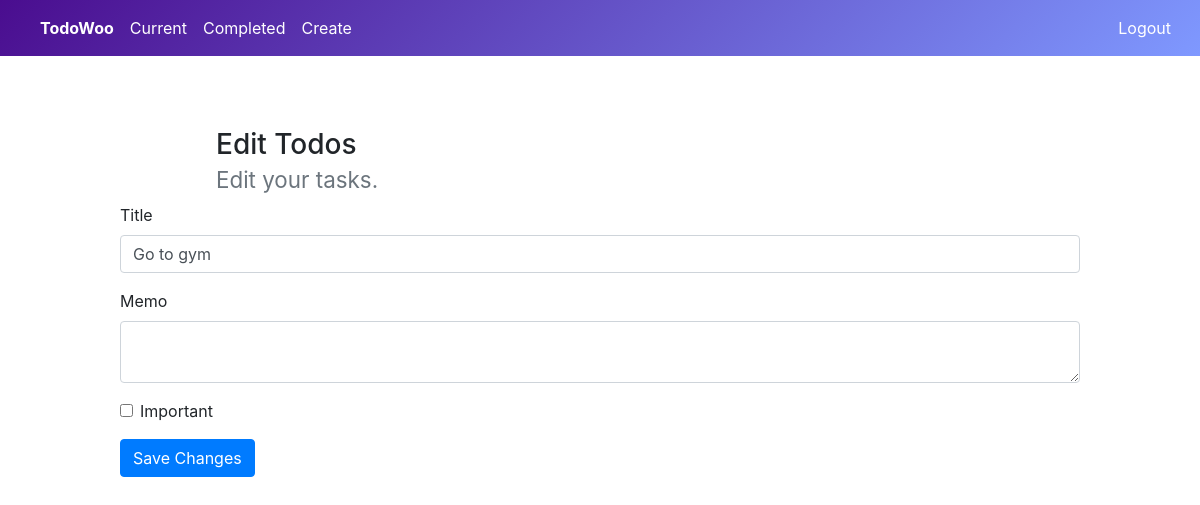
The page /todo/8 (signed in) on the database as committed earlier.
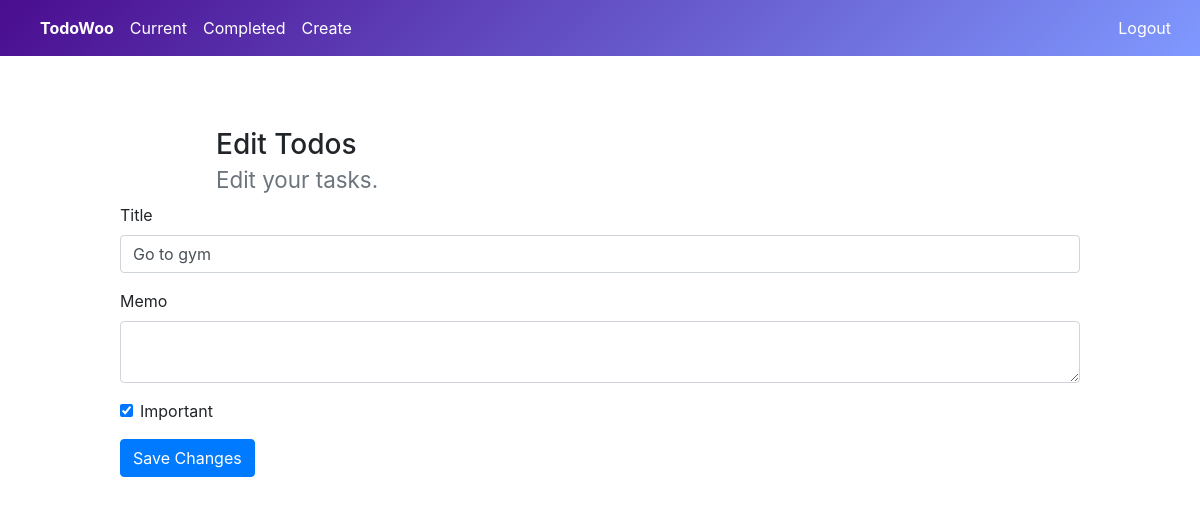
The same page on the database as committed later.
### todo/models.py (models this page shows, shortened)
class Todo(models.Model):
    title = models.CharField(max_length=100)
    memo = models.TextField(blank=True)
    created = models.DateTimeField(auto_now_add=True)
    datecompleted = models.DateTimeField(null=True, blank=True)
    important = models.BooleanField(default=False)
    user = models.ForeignKey(User, on_delete=models.CASCADE)

### todo/views.py (the view, shortened to what this page needs)
# urls.py: path('todo/<int:todo_pk>', views.viewtodo, name = 'viewtodo'),
@login_required
def viewtodo(request, todo_pk):
    todo = get_object_or_404(Todo, pk=todo_pk, user=request.user)
    if request.method == 'GET':
        form = TodoForm(instance=todo)
        return render(request, 'viewtodo.html', {'todo':todo, 'form':form})

### todo/forms.py
class TodoForm(ModelForm):
    class Meta:
        model = Todo
        fields = ['title','memo','important']

### templates/viewtodo.html (shortened to what this page needs)
<!DOCTYPE html>
<html lang="en">
<head>
    <link rel="stylesheet" href="https://maxcdn.bootstrapcdn.com/bootstrap/4.0.0/css/bootstrap.min.css">
</head>
<body>
{% if user.is_authenticated %}
   <nav class="navbar navbar-expand-md navbar-light" style="background-image:linear-gradient(135deg, rgb(74,13,143)0%, rgba(0,51,255,0.5)100%);
">
    <div class="collapse navbar-collapse" id="navbarCollapse">
        <div class="navbar-nav">
            <a href="#" class="nav-item nav-link" style="color:white;"><strong>TodoWoo</strong></a>
            <a href="{% url 'currenttodos' %}" class="nav-item nav-link" style="color:white;">Current </a>
            <a href="{% url 'completedtodos' %}" class="nav-item nav-link" style="color:white;">Completed </a>
            <a href="{% url 'createtodos' %}" class="nav-item nav-link active" style="color:white;">Create</a>
        </div>
        <div class="navbar-nav ml-auto">
            <form action="{% url 'logoutuser' %}" method="POST">
            <button type="submit" class="btn btn-link" style="color:white;">Logout</button>
            </form>
        </div>
    </div>
</nav>
{% endif %}
<br>
<br>
<div style="margin-left:18%; margin-top:2%;">
    <h3>
  Edit Todos
   <br>
  <small class="text-muted">Edit your tasks.</small>
    </h3>
    </div>
    <form method="POST" style="margin-left:10%; margin-right:10%;">
                <div class="form-group">
                    <label for="title">Title</label>
                    <input type="text" name="title" class="form-control" id="title" value="{{todo.title}}" required>
                </div>
                <div class="form-group">
                    <label for="memo">Memo</label>
                    <textarea name="memo" class="form-control" id="memo" >{{todo.memo}}</textarea>
                </div>
                <div class="form-group form-check">
                    <input type="checkbox" name="important" class="form-check-input" id="important" {% if todo.important %}checked{% endif %}>
                    <label class="form-check-label" for="important">Important</label>
                </div>
                <button type="submit" class="btn btn-primary">Save Changes</button>
            </form>
</body>
</html>

Rows that differ between the two databases and show on the page:
changed Todo "Go to gym": important "☐" → "☑"
